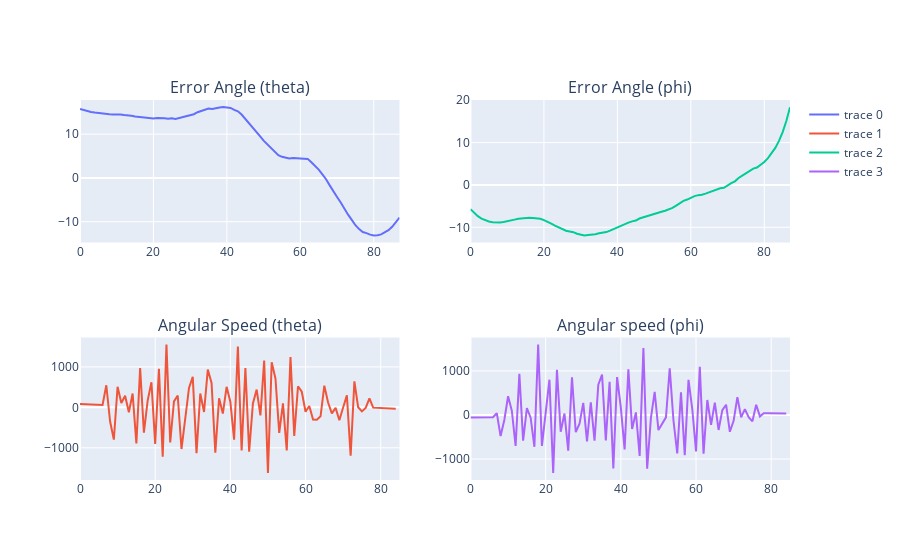
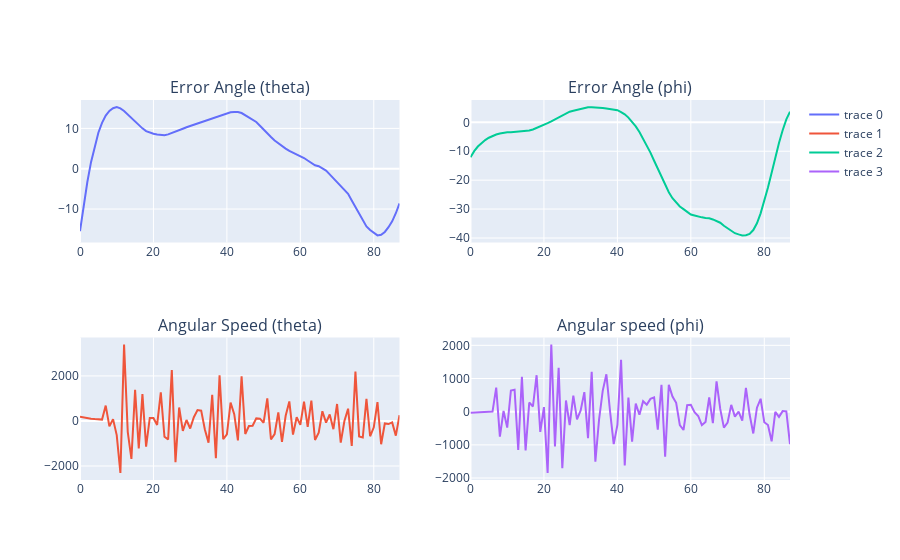
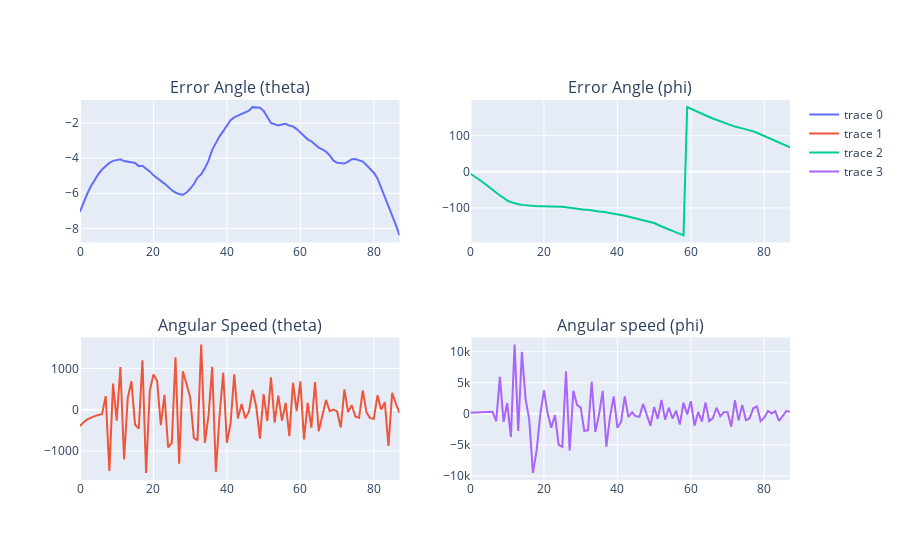
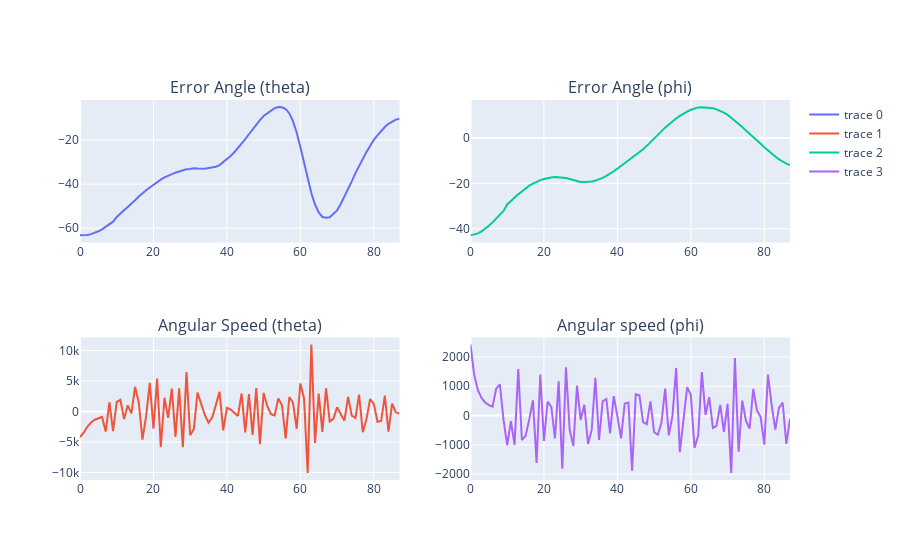

Notebook source saved alongside these figures, in order:
### Code cell
for chase in chase_param:
    chase_df = pd.read_csv(chase)
    name = chase.split('\\')[1][:-53] 
    speed_list = [speed for speed in speed_param if name  in speed]
    angular_speed_df = pd.read_csv([s for s in speed_list if "Anglular" in s][0])
    
    framerate = 1000 # sampled at 1k
    time_Axis = np.arange(len(df))* 1e3/framerate # in milliseconds
    
    ff = makeFig_ErrorAngle_AngularSpeed(time_Axis, chase_df, angular_speed_df)
    ff.write_html('./Data/Sampled1K_Figures/Chase_relationships/' + name + '_errorAngleAngularSpeed.html')
    ff.show()

### Figure 1 — Plotly figure (JSON) as saved in the notebook; plotly's stock layout.template omitted (floating-point values rounded to 4 significant figures)
{"data": [{"mode": "lines", "type": "scatter", "x": [0, 1, 2, 3, 4, 5, 6, 7, 8, 9, 10, 11, 12, 13, 14, 15, 16, 17, 18, 19, 20, 21, 22, 23, 24, 25, 26, 27, 28, 29, 30, 31, 32, 33, 34, 35, 36, 37, 38, 39, 40, 41, 42, 43, 44, 45, 46, 47, 48, 49, 50, 51, 52, 53, 54, 55, 56, 57, 58, 59, 60, 61, 62, 63, 64, 65, 66, 67, 68, 69, 70, 71, 72, 73, 74, 75, 76, 77, 78, 79, 80, 81, 82, 83, 84, 85, 86, 87], "xaxis": "x", "y": [15.74, 15.48, 15.27, 15.08, 14.93, 14.8, 14.7, 14.61, 14.55, 14.5, 14.51, 14.52, 14.36, 14.32, 14.23, 14.02, 13.94, 13.8, 13.8, 13.61, 13.6, 13.68, 13.73, 13.64, 13.52, 13.66, 13.49, 13.68, 13.89, 14.17, 14.32, 14.56, 15.02, 15.29, 15.58, 15.85, 15.76, 15.97, 16.07, 16.18, 16.1, 15.99, 15.55, 15.21, 14.49, 13.52, 12.7, 11.58, 10.67, 9.574, 8.532, 7.677, 6.851, 5.869, 5.202, 4.827, 4.574, 4.469, 4.534, 4.475, 4.532, 4.513, 4.355, 3.582, 2.814, 1.917, 0.7971, -0.2984, -1.695, -3.16, -4.339, -5.627, -7.075, -8.395, -9.574, -10.8, -11.69, -12.35, -12.6, -12.95, -13.12, -13.1, -12.9, -12.51, -11.94, -11.17, -10.2, -9.041], "yaxis": "y"}, {"mode": "lines", "type": "scatter", "x": [0, 1, 2, 3, 4, 5, 6, 7, 8, 9, 10, 11, 12, 13, 14, 15, 16, 17, 18, 19, 20, 21, 22, 23, 24, 25, 26, 27, 28, 29, 30, 31, 32, 33, 34, 35, 36, 37, 38, 39, 40, 41, 42, 43, 44, 45, 46, 47, 48, 49, 50, 51, 52, 53, 54, 55, 56, 57, 58, 59, 60, 61, 62, 63, 64, 65, 66, 67, 68, 69, 70, 71, 72, 73, 74, 75, 76, 77, 78, 79, 80, 81, 82, 83, 84, 85, 86, 87], "xaxis": "x3", "y": [80.22, 74.86, 70.17, 66.09, 62.56, 59.53, 56.95, 546.7, -343.8, -797.8, 508.7, 106.4, 288.3, -119.5, 341.4, -892.0, 973.5, -627.1, 167.6, 619.3, -901.8, 954.1, -1220.0, 1551.0, -869.3, 146.8, 291.5, -1030.0, -210.3, 481.7, 752.9, -1131.0, 343.6, -115.0, 934.1, 603.4, -1120.0, 222.4, -154.7, 507.6, 139.4, -799.8, 1501.0, -1064.0, 971.4, -1097.0, 98.27, 438.6, -197.9, 1159.0, -1620.0, 1115.0, 714.4, -630.1, 99.66, -1067.0, 1245.0, -705.7, 521.1, 386.2, -107.6, 34.32, -303.4, -305.4, -220.8, 534.8, 119.1, -148.2, -12.78, -319.9, -5.885, 295.7, -1198.0, 642.1, 4.124, -99.21, -15.06, 223.0, -7.216, -12.2, -16.92, -21.29, -25.24, -28.72, -31.7, null], "yaxis": "y3"}, {"mode": "lines", "type": "scatter", "x": [0, 1, 2, 3, 4, 5, 6, 7, 8, 9, 10, 11, 12, 13, 14, 15, 16, 17, 18, 19, 20, 21, 22, 23, 24, 25, 26, 27, 28, 29, 30, 31, 32, 33, 34, 35, 36, 37, 38, 39, 40, 41, 42, 43, 44, 45, 46, 47, 48, 49, 50, 51, 52, 53, 54, 55, 56, 57, 58, 59, 60, 61, 62, 63, 64, 65, 66, 67, 68, 69, 70, 71, 72, 73, 74, 75, 76, 77, 78, 79, 80, 81, 82, 83, 84, 85, 86, 87], "xaxis": "x2", "y": [-5.714, -6.635, -7.369, -7.937, -8.353, -8.637, -8.802, -8.867, -8.845, -8.754, -8.509, -8.272, -8.181, -7.974, -7.865, -7.838, -7.754, -7.775, -7.802, -7.973, -8.285, -8.632, -9.126, -9.602, -10.02, -10.38, -10.82, -10.97, -11.15, -11.52, -11.79, -11.9, -11.82, -11.78, -11.65, -11.42, -11.25, -11.13, -10.78, -10.37, -10.04, -9.73, -9.294, -8.901, -8.59, -8.398, -7.922, -7.685, -7.401, -7.039, -6.929, -6.608, -6.327, -6.074, -5.747, -5.42, -4.871, -4.196, -3.74, -3.447, -2.999, -2.644, -2.405, -2.325, -2.036, -1.69, -1.451, -1.092, -0.7817, -0.6688, -0.01882, 0.4167, 0.8511, 1.645, 2.192, 2.779, 3.335, 3.854, 4.118, 4.716, 5.437, 6.319, 7.407, 8.751, 10.42, 12.49, 15.09, 18.38], "yaxis": "y2"}, {"mode": "lines", "type": "scatter", "x": [0, 1, 2, 3, 4, 5, 6, 7, 8, 9, 10, 11, 12, 13, 14, 15, 16, 17, 18, 19, 20, 21, 22, 23, 24, 25, 26, 27, 28, 29, 30, 31, 32, 33, 34, 35, 36, 37, 38, 39, 40, 41, 42, 43, 44, 45, 46, 47, 48, 49, 50, 51, 52, 53, 54, 55, 56, 57, 58, 59, 60, 61, 62, 63, 64, 65, 66, 67, 68, 69, 70, 71, 72, 73, 74, 75, 76, 77, 78, 79, 80, 81, 82, 83, 84, 85, 86, 87], "xaxis": "x4", "y": [-60.37, -59.45, -58.42, -57.3, -56.08, -54.77, -53.37, 39.8, -480.3, -115.6, 424.4, 93.61, -705.3, 930.8, -583.7, 152.4, -63.2, -723.6, 1596.0, -702.3, 29.69, 798.9, -1315.0, 1024.0, -382.4, 32.85, -811.1, 855.7, -390.1, -199.0, 274.7, -601.4, 287.4, -585.4, 687.8, 914.8, -576.3, 751.7, -1214.0, 858.3, 164.0, -781.9, 1037.0, -318.2, 58.43, -932.1, 1519.0, -1221.0, -66.76, 523.7, -344.2, -199.7, -55.44, 1060.0, -126.2, -872.5, 514.0, -912.2, 794.9, 134.2, -828.4, 1091.0, -880.1, 338.9, -223.0, 279.0, -341.2, 109.5, 232.1, -382.6, -133.8, 402.9, -56.85, 131.0, -50.19, -145.1, 231.1, -34.08, 40.15, 39.52, 38.7, 37.71, 36.57, 35.29, 33.9, null], "yaxis": "y4"}], "layout": {"annotations": [{"font": {"size": 16}, "showarrow": false, "text": "Error Angle (theta)", "x": 0.225, "xanchor": "center", "xref": "paper", "y": 1, "yanchor": "bottom", "yref": "paper"}, {"font": {"size": 16}, "showarrow": false, "text": "Error Angle (phi)", "x": 0.775, "xanchor": "center", "xref": "paper", "y": 1, "yanchor": "bottom", "yref": "paper"}, {"font": {"size": 16}, "showarrow": false, "text": "Angular Speed (theta)", "x": 0.225, "xanchor": "center", "xref": "paper", "y": 0.375, "yanchor": "bottom", "yref": "paper"}, {"font": {"size": 16}, "showarrow": false, "text": "Angular speed (phi)", "x": 0.775, "xanchor": "center", "xref": "paper", "y": 0.375, "yanchor": "bottom", "yref": "paper"}], "xaxis": {"anchor": "y", "domain": [0, 0.45]}, "xaxis2": {"anchor": "y2", "domain": [0.55, 1]}, "xaxis3": {"anchor": "y3", "domain": [0, 0.45]}, "xaxis4": {"anchor": "y4", "domain": [0.55, 1]}, "yaxis": {"anchor": "x", "domain": [0.625, 1]}, "yaxis2": {"anchor": "x2", "domain": [0.625, 1]}, "yaxis3": {"anchor": "x3", "domain": [0, 0.375]}, "yaxis4": {"anchor": "x4", "domain": [0, 0.375]}}}

### Figure 2 — Plotly figure (JSON) as saved in the notebook; plotly's stock layout.template omitted (floating-point values rounded to 4 significant figures; data arrays with more than 128 entries replaced by an {"elided": "..."} marker saying what was removed)
{"data": [{"mode": "lines", "type": "scatter", "x": [0, 1, 2, 3, 4, 5, 6, 7, 8, 9, 10, 11, 12, 13, 14, 15, 16, 17, 18, 19, 20, 21, 22, 23, 24, 25, 26, 27, 28, 29, 30, 31, 32, 33, 34, 35, 36, 37, 38, 39, 40, 41, 42, 43, 44, 45, 46, 47, 48, 49, 50, 51, 52, 53, 54, 55, 56, 57, 58, 59, 60, 61, 62, 63, 64, 65, 66, 67, 68, 69, 70, 71, 72, 73, 74, 75, 76, 77, 78, 79, 80, 81, 82, 83, 84, 85, 86, 87], "xaxis": "x", "y": {"elided": "221 float values"}, "yaxis": "y"}, {"mode": "lines", "type": "scatter", "x": [0, 1, 2, 3, 4, 5, 6, 7, 8, 9, 10, 11, 12, 13, 14, 15, 16, 17, 18, 19, 20, 21, 22, 23, 24, 25, 26, 27, 28, 29, 30, 31, 32, 33, 34, 35, 36, 37, 38, 39, 40, 41, 42, 43, 44, 45, 46, 47, 48, 49, 50, 51, 52, 53, 54, 55, 56, 57, 58, 59, 60, 61, 62, 63, 64, 65, 66, 67, 68, 69, 70, 71, 72, 73, 74, 75, 76, 77, 78, 79, 80, 81, 82, 83, 84, 85, 86, 87], "xaxis": "x3", "y": {"elided": "219 float values"}, "yaxis": "y3"}, {"mode": "lines", "type": "scatter", "x": [0, 1, 2, 3, 4, 5, 6, 7, 8, 9, 10, 11, 12, 13, 14, 15, 16, 17, 18, 19, 20, 21, 22, 23, 24, 25, 26, 27, 28, 29, 30, 31, 32, 33, 34, 35, 36, 37, 38, 39, 40, 41, 42, 43, 44, 45, 46, 47, 48, 49, 50, 51, 52, 53, 54, 55, 56, 57, 58, 59, 60, 61, 62, 63, 64, 65, 66, 67, 68, 69, 70, 71, 72, 73, 74, 75, 76, 77, 78, 79, 80, 81, 82, 83, 84, 85, 86, 87], "xaxis": "x2", "y": {"elided": "221 float values"}, "yaxis": "y2"}, {"mode": "lines", "type": "scatter", "x": [0, 1, 2, 3, 4, 5, 6, 7, 8, 9, 10, 11, 12, 13, 14, 15, 16, 17, 18, 19, 20, 21, 22, 23, 24, 25, 26, 27, 28, 29, 30, 31, 32, 33, 34, 35, 36, 37, 38, 39, 40, 41, 42, 43, 44, 45, 46, 47, 48, 49, 50, 51, 52, 53, 54, 55, 56, 57, 58, 59, 60, 61, 62, 63, 64, 65, 66, 67, 68, 69, 70, 71, 72, 73, 74, 75, 76, 77, 78, 79, 80, 81, 82, 83, 84, 85, 86, 87], "xaxis": "x4", "y": {"elided": "219 float values"}, "yaxis": "y4"}], "layout": {"annotations": [{"font": {"size": 16}, "showarrow": false, "text": "Error Angle (theta)", "x": 0.225, "xanchor": "center", "xref": "paper", "y": 1, "yanchor": "bottom", "yref": "paper"}, {"font": {"size": 16}, "showarrow": false, "text": "Error Angle (phi)", "x": 0.775, "xanchor": "center", "xref": "paper", "y": 1, "yanchor": "bottom", "yref": "paper"}, {"font": {"size": 16}, "showarrow": false, "text": "Angular Speed (theta)", "x": 0.225, "xanchor": "center", "xref": "paper", "y": 0.375, "yanchor": "bottom", "yref": "paper"}, {"font": {"size": 16}, "showarrow": false, "text": "Angular speed (phi)", "x": 0.775, "xanchor": "center", "xref": "paper", "y": 0.375, "yanchor": "bottom", "yref": "paper"}], "xaxis": {"anchor": "y", "domain": [0, 0.45]}, "xaxis2": {"anchor": "y2", "domain": [0.55, 1]}, "xaxis3": {"anchor": "y3", "domain": [0, 0.45]}, "xaxis4": {"anchor": "y4", "domain": [0.55, 1]}, "yaxis": {"anchor": "x", "domain": [0.625, 1]}, "yaxis2": {"anchor": "x2", "domain": [0.625, 1]}, "yaxis3": {"anchor": "x3", "domain": [0, 0.375]}, "yaxis4": {"anchor": "x4", "domain": [0, 0.375]}}}

### Figure 3 — Plotly figure (JSON) as saved in the notebook; plotly's stock layout.template omitted (floating-point values rounded to 4 significant figures; data arrays with more than 128 entries replaced by an {"elided": "..."} marker saying what was removed)
{"data": [{"mode": "lines", "type": "scatter", "x": [0, 1, 2, 3, 4, 5, 6, 7, 8, 9, 10, 11, 12, 13, 14, 15, 16, 17, 18, 19, 20, 21, 22, 23, 24, 25, 26, 27, 28, 29, 30, 31, 32, 33, 34, 35, 36, 37, 38, 39, 40, 41, 42, 43, 44, 45, 46, 47, 48, 49, 50, 51, 52, 53, 54, 55, 56, 57, 58, 59, 60, 61, 62, 63, 64, 65, 66, 67, 68, 69, 70, 71, 72, 73, 74, 75, 76, 77, 78, 79, 80, 81, 82, 83, 84, 85, 86, 87], "xaxis": "x", "y": {"elided": "592 float values"}, "yaxis": "y"}, {"mode": "lines", "type": "scatter", "x": [0, 1, 2, 3, 4, 5, 6, 7, 8, 9, 10, 11, 12, 13, 14, 15, 16, 17, 18, 19, 20, 21, 22, 23, 24, 25, 26, 27, 28, 29, 30, 31, 32, 33, 34, 35, 36, 37, 38, 39, 40, 41, 42, 43, 44, 45, 46, 47, 48, 49, 50, 51, 52, 53, 54, 55, 56, 57, 58, 59, 60, 61, 62, 63, 64, 65, 66, 67, 68, 69, 70, 71, 72, 73, 74, 75, 76, 77, 78, 79, 80, 81, 82, 83, 84, 85, 86, 87], "xaxis": "x3", "y": {"elided": "590 float values"}, "yaxis": "y3"}, {"mode": "lines", "type": "scatter", "x": [0, 1, 2, 3, 4, 5, 6, 7, 8, 9, 10, 11, 12, 13, 14, 15, 16, 17, 18, 19, 20, 21, 22, 23, 24, 25, 26, 27, 28, 29, 30, 31, 32, 33, 34, 35, 36, 37, 38, 39, 40, 41, 42, 43, 44, 45, 46, 47, 48, 49, 50, 51, 52, 53, 54, 55, 56, 57, 58, 59, 60, 61, 62, 63, 64, 65, 66, 67, 68, 69, 70, 71, 72, 73, 74, 75, 76, 77, 78, 79, 80, 81, 82, 83, 84, 85, 86, 87], "xaxis": "x2", "y": {"elided": "592 float values"}, "yaxis": "y2"}, {"mode": "lines", "type": "scatter", "x": [0, 1, 2, 3, 4, 5, 6, 7, 8, 9, 10, 11, 12, 13, 14, 15, 16, 17, 18, 19, 20, 21, 22, 23, 24, 25, 26, 27, 28, 29, 30, 31, 32, 33, 34, 35, 36, 37, 38, 39, 40, 41, 42, 43, 44, 45, 46, 47, 48, 49, 50, 51, 52, 53, 54, 55, 56, 57, 58, 59, 60, 61, 62, 63, 64, 65, 66, 67, 68, 69, 70, 71, 72, 73, 74, 75, 76, 77, 78, 79, 80, 81, 82, 83, 84, 85, 86, 87], "xaxis": "x4", "y": {"elided": "590 float values"}, "yaxis": "y4"}], "layout": {"annotations": [{"font": {"size": 16}, "showarrow": false, "text": "Error Angle (theta)", "x": 0.225, "xanchor": "center", "xref": "paper", "y": 1, "yanchor": "bottom", "yref": "paper"}, {"font": {"size": 16}, "showarrow": false, "text": "Error Angle (phi)", "x": 0.775, "xanchor": "center", "xref": "paper", "y": 1, "yanchor": "bottom", "yref": "paper"}, {"font": {"size": 16}, "showarrow": false, "text": "Angular Speed (theta)", "x": 0.225, "xanchor": "center", "xref": "paper", "y": 0.375, "yanchor": "bottom", "yref": "paper"}, {"font": {"size": 16}, "showarrow": false, "text": "Angular speed (phi)", "x": 0.775, "xanchor": "center", "xref": "paper", "y": 0.375, "yanchor": "bottom", "yref": "paper"}], "xaxis": {"anchor": "y", "domain": [0, 0.45]}, "xaxis2": {"anchor": "y2", "domain": [0.55, 1]}, "xaxis3": {"anchor": "y3", "domain": [0, 0.45]}, "xaxis4": {"anchor": "y4", "domain": [0.55, 1]}, "yaxis": {"anchor": "x", "domain": [0.625, 1]}, "yaxis2": {"anchor": "x2", "domain": [0.625, 1]}, "yaxis3": {"anchor": "x3", "domain": [0, 0.375]}, "yaxis4": {"anchor": "x4", "domain": [0, 0.375]}}}

### Figure 4 — Plotly figure (JSON) as saved in the notebook; plotly's stock layout.template omitted (floating-point values rounded to 4 significant figures)
{"data": [{"mode": "lines", "type": "scatter", "x": [0, 1, 2, 3, 4, 5, 6, 7, 8, 9, 10, 11, 12, 13, 14, 15, 16, 17, 18, 19, 20, 21, 22, 23, 24, 25, 26, 27, 28, 29, 30, 31, 32, 33, 34, 35, 36, 37, 38, 39, 40, 41, 42, 43, 44, 45, 46, 47, 48, 49, 50, 51, 52, 53, 54, 55, 56, 57, 58, 59, 60, 61, 62, 63, 64, 65, 66, 67, 68, 69, 70, 71, 72, 73, 74, 75, 76, 77, 78, 79, 80, 81, 82, 83, 84, 85, 86, 87], "xaxis": "x", "y": [-63.22, -63.25, -63.08, -62.7, -62.13, -61.39, -60.49, -59.46, -58.3, -57.02, -54.89, -53.41, -51.99, -50.46, -48.87, -47.28, -45.63, -44.1, -42.72, -41.52, -40.19, -39.0, -37.92, -36.93, -36.12, -35.3, -34.75, -34.23, -33.68, -33.25, -33.12, -32.79, -32.89, -32.95, -32.99, -32.68, -32.39, -32.06, -31.3, -30.03, -28.72, -27.17, -25.5, -23.65, -21.56, -19.5, -17.32, -15.11, -12.82, -10.88, -9.039, -7.782, -6.44, -5.487, -4.998, -5.054, -5.841, -7.858, -11.46, -16.52, -23.15, -30.2, -37.42, -44.13, -49.23, -52.85, -54.9, -55.25, -55.04, -53.6, -51.89, -48.96, -45.78, -42.47, -38.71, -34.95, -31.58, -28.49, -25.42, -22.61, -19.88, -17.83, -15.86, -14.03, -12.56, -11.58, -10.66, -10.26, -10.05, -10.1, -9.817, -9.756, -9.318, -9.232, -9.223, -9.49, -10.11, -11.18, -12.8, -15.11, -18.24, -22.35, -27.63], "yaxis": "y"}, {"mode": "lines", "type": "scatter", "x": [0, 1, 2, 3, 4, 5, 6, 7, 8, 9, 10, 11, 12, 13, 14, 15, 16, 17, 18, 19, 20, 21, 22, 23, 24, 25, 26, 27, 28, 29, 30, 31, 32, 33, 34, 35, 36, 37, 38, 39, 40, 41, 42, 43, 44, 45, 46, 47, 48, 49, 50, 51, 52, 53, 54, 55, 56, 57, 58, 59, 60, 61, 62, 63, 64, 65, 66, 67, 68, 69, 70, 71, 72, 73, 74, 75, 76, 77, 78, 79, 80, 81, 82, 83, 84, 85, 86, 87], "xaxis": "x3", "y": [-4210.0, -3471.0, -2513.0, -1803.0, -1347.0, -1065.0, -891.7, -3301.0, 1517.0, -3211.0, 1584.0, 1915.0, -1258.0, 1013.0, -309.2, 4043.0, 1483.0, -4605.0, -778.2, 4699.0, -2808.0, 5393.0, -5865.0, 2256.0, -1045.0, 3766.0, -4149.0, 3798.0, -5839.0, 6463.0, -3902.0, -2865.0, 3120.0, 1253.0, -615.3, -1854.0, -972.0, 1089.0, 3255.0, -3083.0, 578.2, 331.8, -172.1, -720.9, 2925.0, -3424.0, 2846.0, -3840.0, 3838.0, -5350.0, 3044.0, 888.9, -429.5, -636.8, 2125.0, 1031.0, -4403.0, 2376.0, 1433.0, -2831.0, 4610.0, 2177.0, -10070.0, 10970.0, -5173.0, 2953.0, -3350.0, 3807.0, -1620.0, -1192.0, 701.0, -456.7, -1502.0, 2404.0, -678.1, -1051.0, 2767.0, -3405.0, -1268.0, 2048.0, 1244.0, -1678.0, -1561.0, 2603.0, -3291.0, 1277.0, -127.1, -339.8, 777.1, -1092.0, 1077.0, 653.2, 451.1, 328.3, 317.1, 305.1, 291.0, 273.5, 251.3, 223.5, null], "yaxis": "y3"}, {"mode": "lines", "type": "scatter", "x": [0, 1, 2, 3, 4, 5, 6, 7, 8, 9, 10, 11, 12, 13, 14, 15, 16, 17, 18, 19, 20, 21, 22, 23, 24, 25, 26, 27, 28, 29, 30, 31, 32, 33, 34, 35, 36, 37, 38, 39, 40, 41, 42, 43, 44, 45, 46, 47, 48, 49, 50, 51, 52, 53, 54, 55, 56, 57, 58, 59, 60, 61, 62, 63, 64, 65, 66, 67, 68, 69, 70, 71, 72, 73, 74, 75, 76, 77, 78, 79, 80, 81, 82, 83, 84, 85, 86, 87], "xaxis": "x2", "y": [-42.91, -42.63, -42.03, -41.14, -40.02, -38.68, -37.19, -35.57, -33.87, -32.12, -29.27, -27.7, -26.36, -24.85, -23.56, -22.12, -21.0, -20.1, -19.25, -18.56, -18.08, -17.68, -17.42, -17.23, -17.35, -17.52, -17.67, -18.08, -18.56, -19.0, -19.37, -19.37, -19.29, -19.18, -18.8, -18.28, -17.6, -16.74, -15.87, -14.68, -13.53, -12.3, -11.18, -10.03, -8.719, -7.504, -6.337, -4.978, -3.478, -1.793, -0.1026, 1.56, 3.118, 4.544, 5.945, 7.343, 8.595, 9.696, 10.83, 11.63, 12.41, 13.01, 13.46, 13.59, 13.48, 13.41, 13.14, 12.6, 11.96, 11.13, 10.19, 8.888, 7.637, 6.261, 4.829, 3.287, 1.9, 0.3982, -1.153, -2.563, -4.079, -5.588, -6.961, -8.177, -9.396, -10.37, -11.27, -11.89, -12.34, -12.5, -12.33, -11.93, -11.63, -11.31, -10.52, -9.537, -8.357, -6.978, -5.389, -3.575, -1.512, 0.8341, 3.511], "yaxis": "y2"}, {"mode": "lines", "type": "scatter", "x": [0, 1, 2, 3, 4, 5, 6, 7, 8, 9, 10, 11, 12, 13, 14, 15, 16, 17, 18, 19, 20, 21, 22, 23, 24, 25, 26, 27, 28, 29, 30, 31, 32, 33, 34, 35, 36, 37, 38, 39, 40, 41, 42, 43, 44, 45, 46, 47, 48, 49, 50, 51, 52, 53, 54, 55, 56, 57, 58, 59, 60, 61, 62, 63, 64, 65, 66, 67, 68, 69, 70, 71, 72, 73, 74, 75, 76, 77, 78, 79, 80, 81, 82, 83, 84, 85, 86, 87], "xaxis": "x4", "y": [2421.0, 1388.0, 875.9, 602.3, 447.7, 357.5, 304.9, 924.7, 1067.0, -151.6, -1011.0, -189.2, -999.1, 1588.0, -834.4, -684.8, -130.5, 520.2, -1611.0, 1398.0, -867.0, 479.4, 298.8, -775.9, 1173.0, -1811.0, 1645.0, -484.8, -1041.0, 1020.0, -151.3, 367.8, -965.4, -488.3, 1288.0, -833.1, 492.2, 562.7, -607.3, 663.8, -23.63, -777.2, 409.2, 447.2, -1883.0, 726.2, 689.5, -226.4, -294.1, 486.9, -569.8, -653.6, -247.2, 924.3, -671.9, 0.4155, 1626.0, -1250.0, -129.4, 970.7, 698.7, -1101.0, -681.7, 1483.0, 21.22, 629.4, -420.4, -351.2, 363.2, -557.4, 398.6, -1954.0, 1966.0, -1234.0, 510.5, -170.0, -441.9, 914.2, 175.3, -44.55, -992.8, 1398.0, 368.1, -475.4, 261.7, 445.3, -962.2, -112.4, 311.3, 986.0, -2164.0, 723.0, -99.62, -97.35, -93.38, -89.09, -84.51, -79.67, -74.6, -69.34, null], "yaxis": "y4"}], "layout": {"annotations": [{"font": {"size": 16}, "showarrow": false, "text": "Error Angle (theta)", "x": 0.225, "xanchor": "center", "xref": "paper", "y": 1, "yanchor": "bottom", "yref": "paper"}, {"font": {"size": 16}, "showarrow": false, "text": "Error Angle (phi)", "x": 0.775, "xanchor": "center", "xref": "paper", "y": 1, "yanchor": "bottom", "yref": "paper"}, {"font": {"size": 16}, "showarrow": false, "text": "Angular Speed (theta)", "x": 0.225, "xanchor": "center", "xref": "paper", "y": 0.375, "yanchor": "bottom", "yref": "paper"}, {"font": {"size": 16}, "showarrow": false, "text": "Angular speed (phi)", "x": 0.775, "xanchor": "center", "xref": "paper", "y": 0.375, "yanchor": "bottom", "yref": "paper"}], "xaxis": {"anchor": "y", "domain": [0, 0.45]}, "xaxis2": {"anchor": "y2", "domain": [0.55, 1]}, "xaxis3": {"anchor": "y3", "domain": [0, 0.45]}, "xaxis4": {"anchor": "y4", "domain": [0.55, 1]}, "yaxis": {"anchor": "x", "domain": [0.625, 1]}, "yaxis2": {"anchor": "x2", "domain": [0.625, 1]}, "yaxis3": {"anchor": "x3", "domain": [0, 0.375]}, "yaxis4": {"anchor": "x4", "domain": [0, 0.375]}}}
